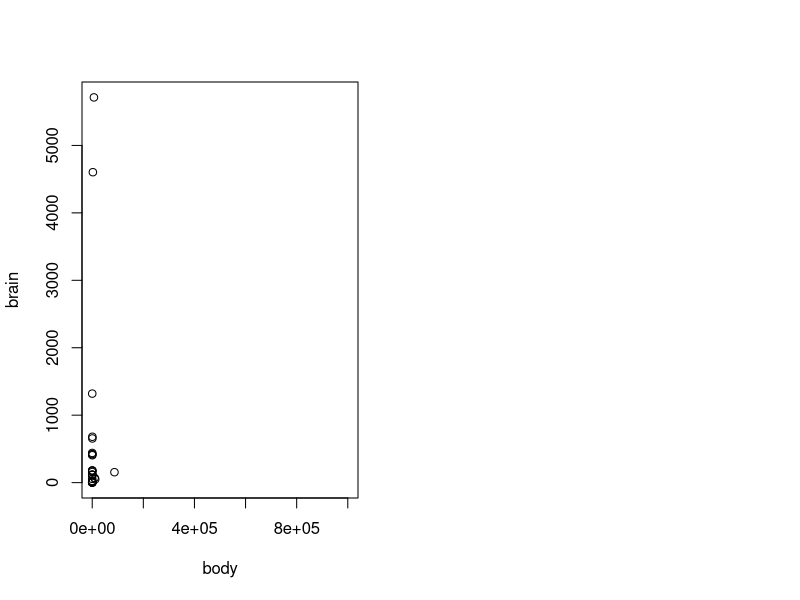
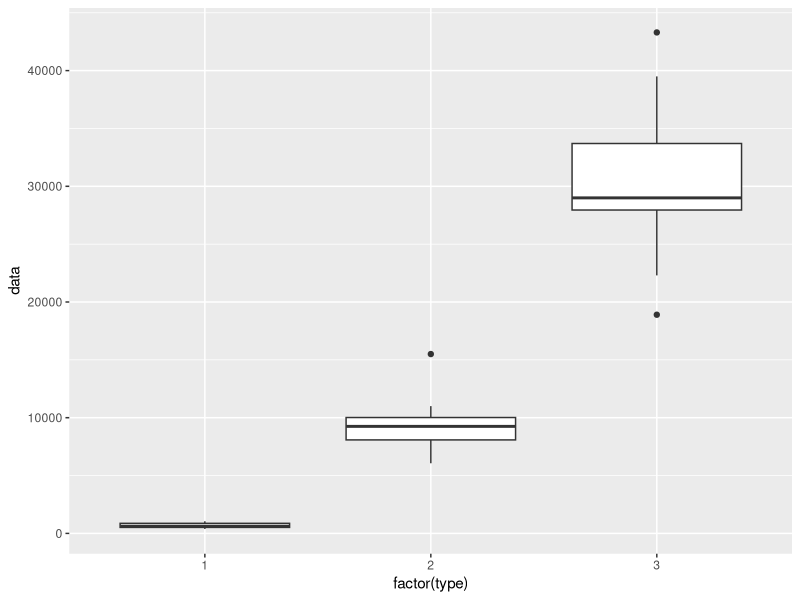
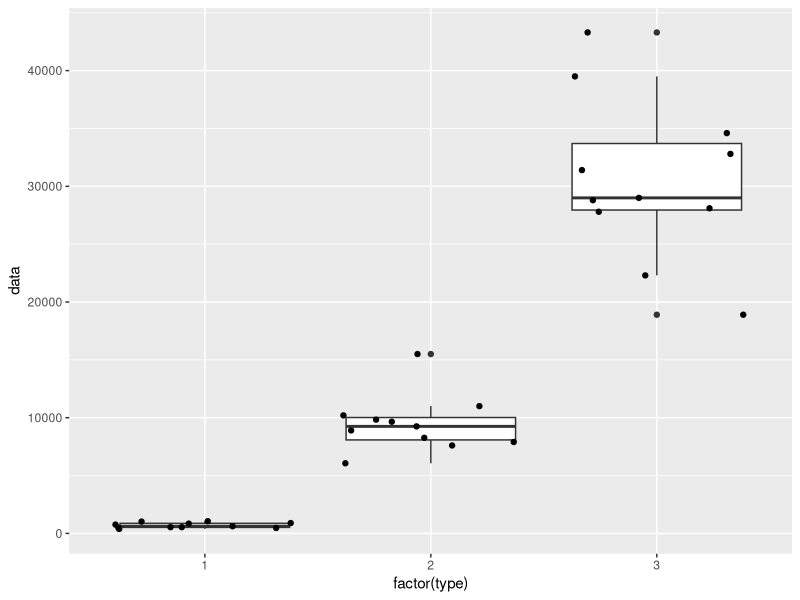
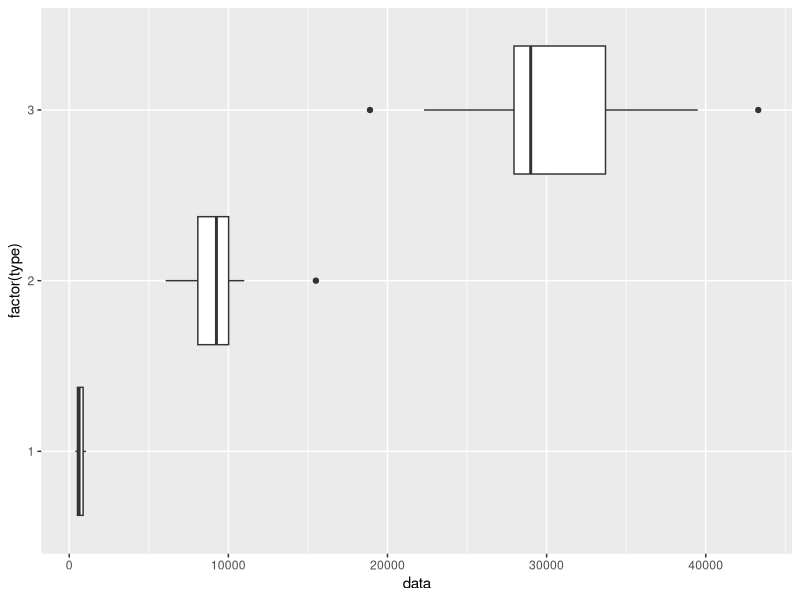
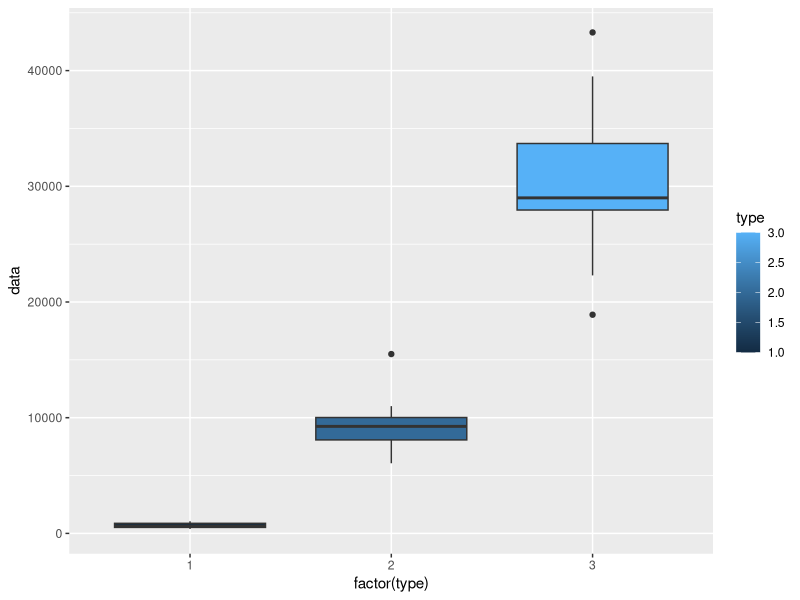

Here is the R script that generated these plots, in order:
library(MASS)
data(Animals)
attach(Animals)
par(mfrow=c(1,2))

plot(brain~body, xlim = c(0, 1000000))


library(ggplot2)
type = rep(1:3, c(11, 11, 11))
data<-c(387, 470,497,537,540,620,760,845,895,1020,1050, 6060,7600,7900,8260,8900,9250,9650,9830,10200,11000,15500, 18900,22300,27800,28100,28800,29000,31400,32800,34600,39500,43300)

plank <- data.frame(type, data)
plank

p <- ggplot(plank, aes(factor(type),data))
p+geom_boxplot()
p+geom_boxplot()+geom_jitter()
p+geom_boxplot()+coord_flip()
p+geom_boxplot(aes(fill=type))
